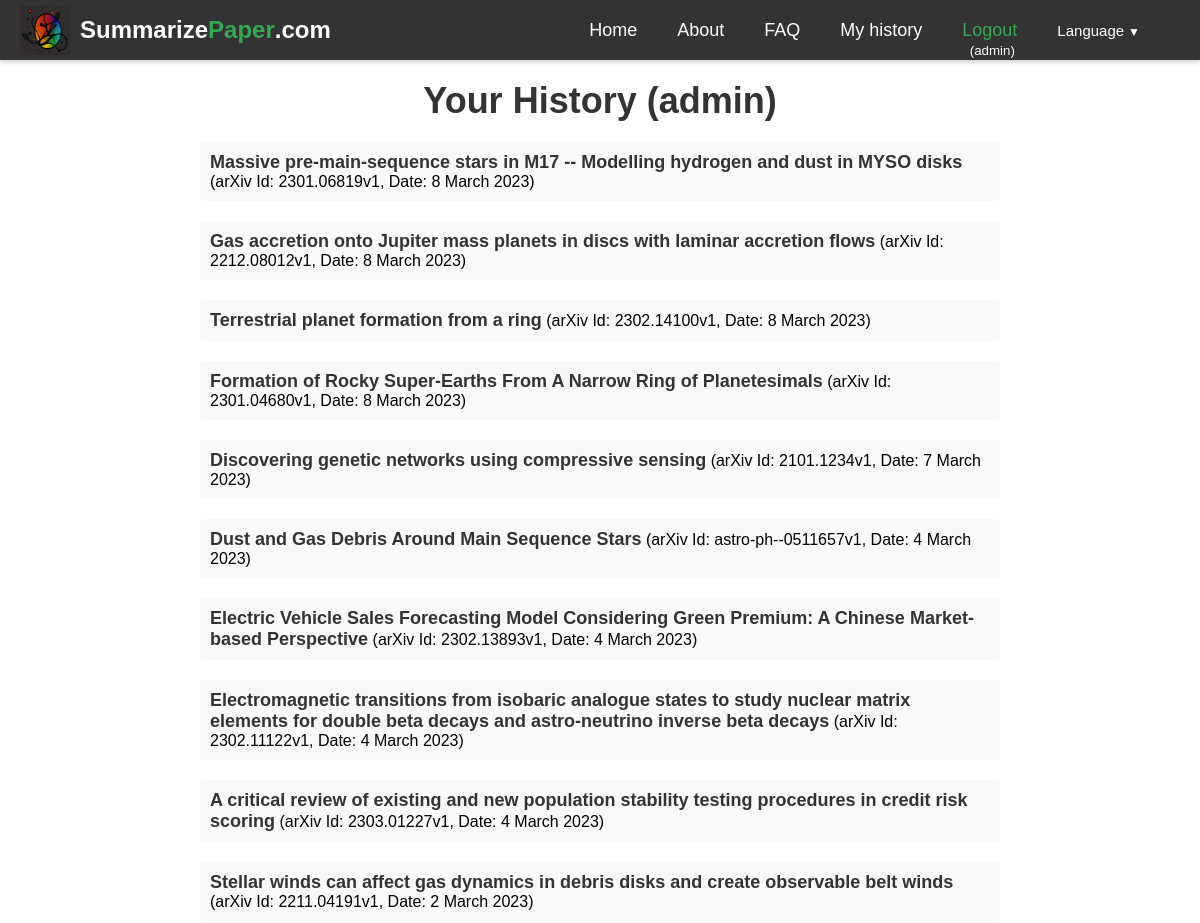
/history/ (signed in, upper part), run on an earlier commit of the app's database.
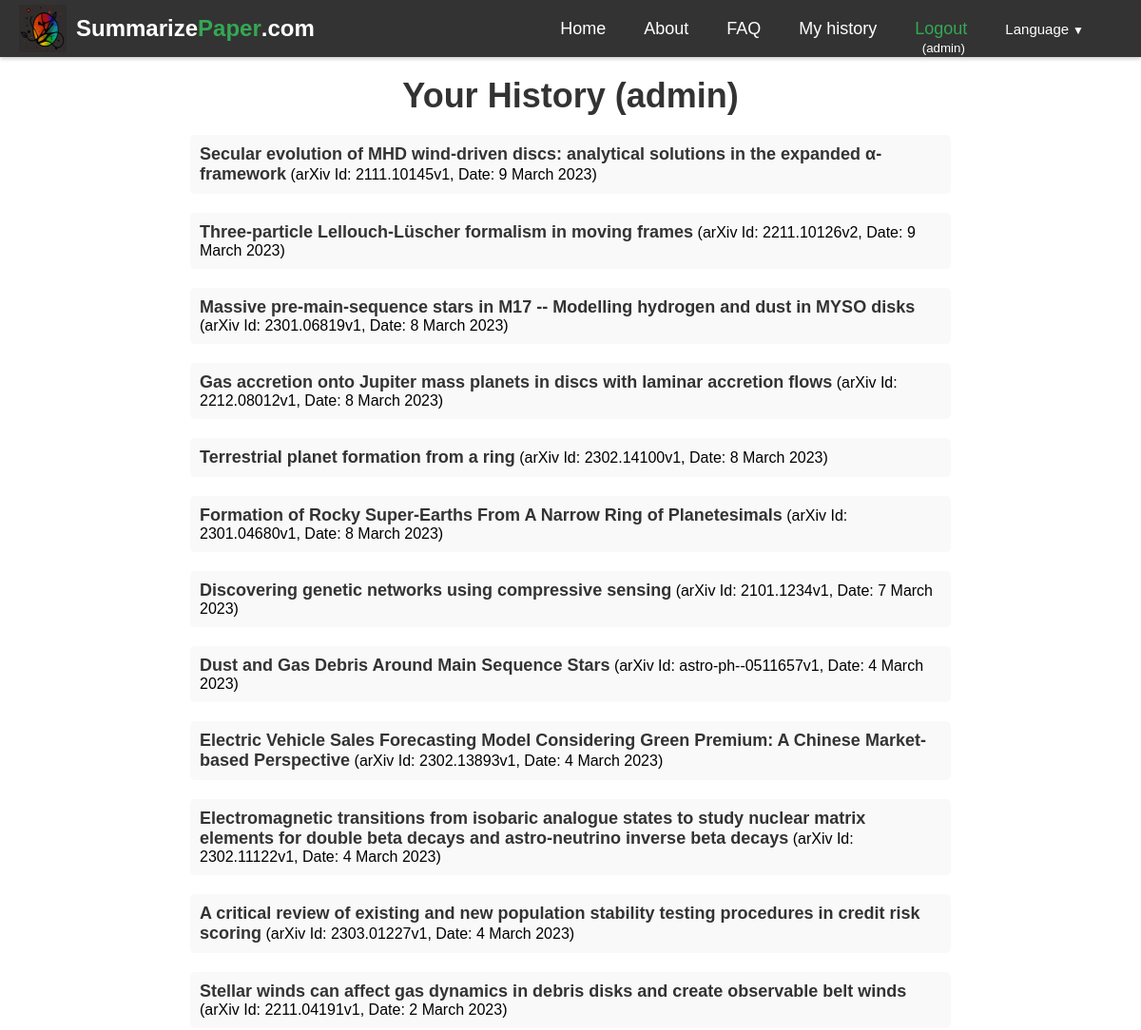
And on a later commit of the database.
### summarizer/models.py (models this page shows, shortened)
class ArxivPaper(models.Model):
    id = models.AutoField(primary_key=True)
    arxiv_id = models.CharField(max_length=20, unique=True)
    created = models.DateTimeField(auto_now_add=True)
    updated = models.DateTimeField(auto_now=True)
    title = models.CharField(max_length=400, blank=True, null=True)
    abstract = models.TextField(blank=True, null=True)
    authors = models.ManyToManyField(Author, blank=True, through='PaperAuthor')
    link_doi = models.URLField(blank=True, null=True)
    link_homepage = models.URLField(blank=True, null=True)
    published_arxiv = models.DateField(blank=True, null=True)
    journal_ref = models.CharField(max_length=200, blank=True, null=True)
    comments = models.TextField(blank=True, null=True)
    license = models.CharField(max_length=400, blank=True, null=True)
    category = models.CharField(max_length=50, blank=True, null=True)
    updated_arxiv = models.DateField(blank=True, null=True)

class PaperHistory(models.Model):
    id = models.AutoField(primary_key=True)
    arxiv_id = models.CharField(max_length=20)
    created = models.DateTimeField(auto_now_add=True)
    user = models.ForeignKey(User,blank=True, null=True, on_delete=models.CASCADE)
    ip_address = models.TextField(blank=True, null=True)
    lang = models.CharField(max_length=10,default='en')
    def __str__(self):
        return self.arxiv_id#+' '+self.user.username

### summarizer/views.py (the view)
# urls.py: path("history/", views.history, name="history"),
def history(request):
    stuff_for_frontend={}
    paper_history=[]
    if request.user.is_authenticated:
        auth=True
        history=PaperHistory.objects.filter(user=request.user).order_by('-created')
        print('history',history)
        for h in history:
            arxiv_paper = ArxivPaper.objects.filter(arxiv_id=h.arxiv_id).first()
            paperdate = h.created#.strftime('%d/%m/%Y')
            if arxiv_paper:
                paper_history.append({'arxiv_id': h.arxiv_id, 'title': arxiv_paper.title, 'date': paperdate})
            else:
                paper_history.append({'arxiv_id': h.arxiv_id, 'date': paperdate})
    else:
        auth=False
    stuff_for_frontend.update({
        'auth':auth,
        'paper_history':paper_history
    })
    return render(request, "summarizer/history.html", stuff_for_frontend)

### templates/summarizer/history.html (shortened to what this page needs)
{% extends 'base.html' %}
{% load static %}
{% load i18n %}
{% block content %}
{% if auth %}
<div class="history">
    <h1 class="history-title">{% trans 'Your History' %} ({{ user.username }})</h1>
{% if paper_history %}
<ul class="history-list">
{% for h in paper_history %}
{% if h.title %}
  <li class="history-item"><a href="/{{LANGUAGE_CODE}}/arxiv-id/{{ h.arxiv_id }}" class="history-link">{{ h.title }}</a> (arXiv Id: {{ h.arxiv_id }}, Date: {{ h.date|date:"j F Y" }})</li>
{% else %}
  <li class="history-item">arXiv Id: <a href="/{{LANGUAGE_CODE}}/arxiv-id/{{ h.arxiv_id }}" class="history-link">{{ h.arxiv_id }}</a> (Date: {{ h.date }})</li>
{% endif %}
{% endfor %}
</ul>
{% else %}
<p class="history-message">No history yet</p>
{% endif %}
{% else %}
<p class="history-message">{% trans 'You cannot access this page.' %}</p>
{% endif %}
</div>
{% endblock %}

What changed in the data, as far as the page shows it:
added ArxivPaper: title "Secular evolution of MHD wind-driven discs: analytical solutions in the expanded α-framework"
added PaperHistory: arxiv_id "2111.10145v1", date "9 March 2023"
added ArxivPaper: title "Three-particle Lellouch-Lüscher formalism in moving frames"
added PaperHistory: arxiv_id "2211.10126v2", date "9 March 2023"
Also different on the page:
new list line: "(arXiv Id: , Date: )"
